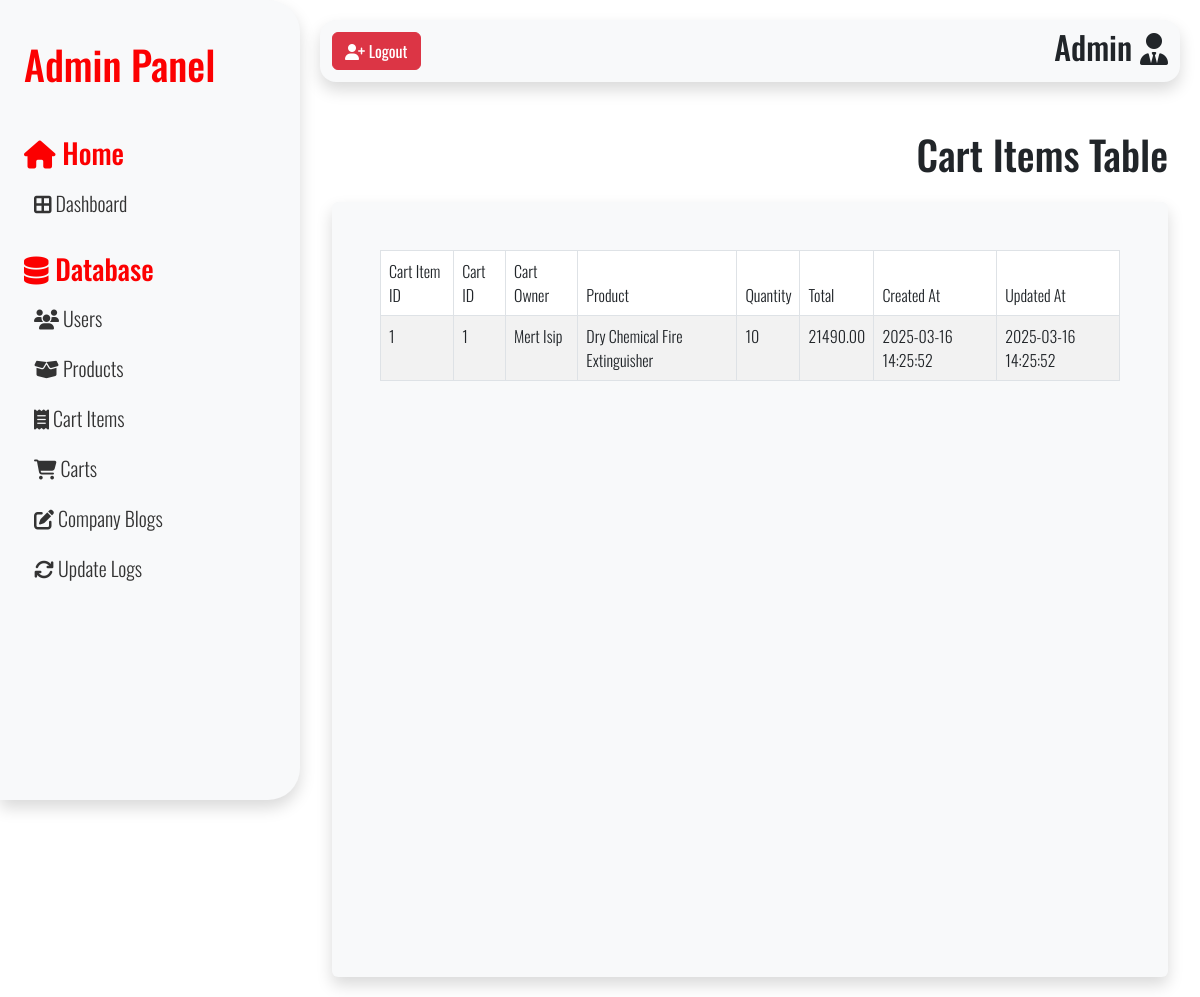
Before: /src/adminIndex.php?page=cartItems (signed in) with the older database file.
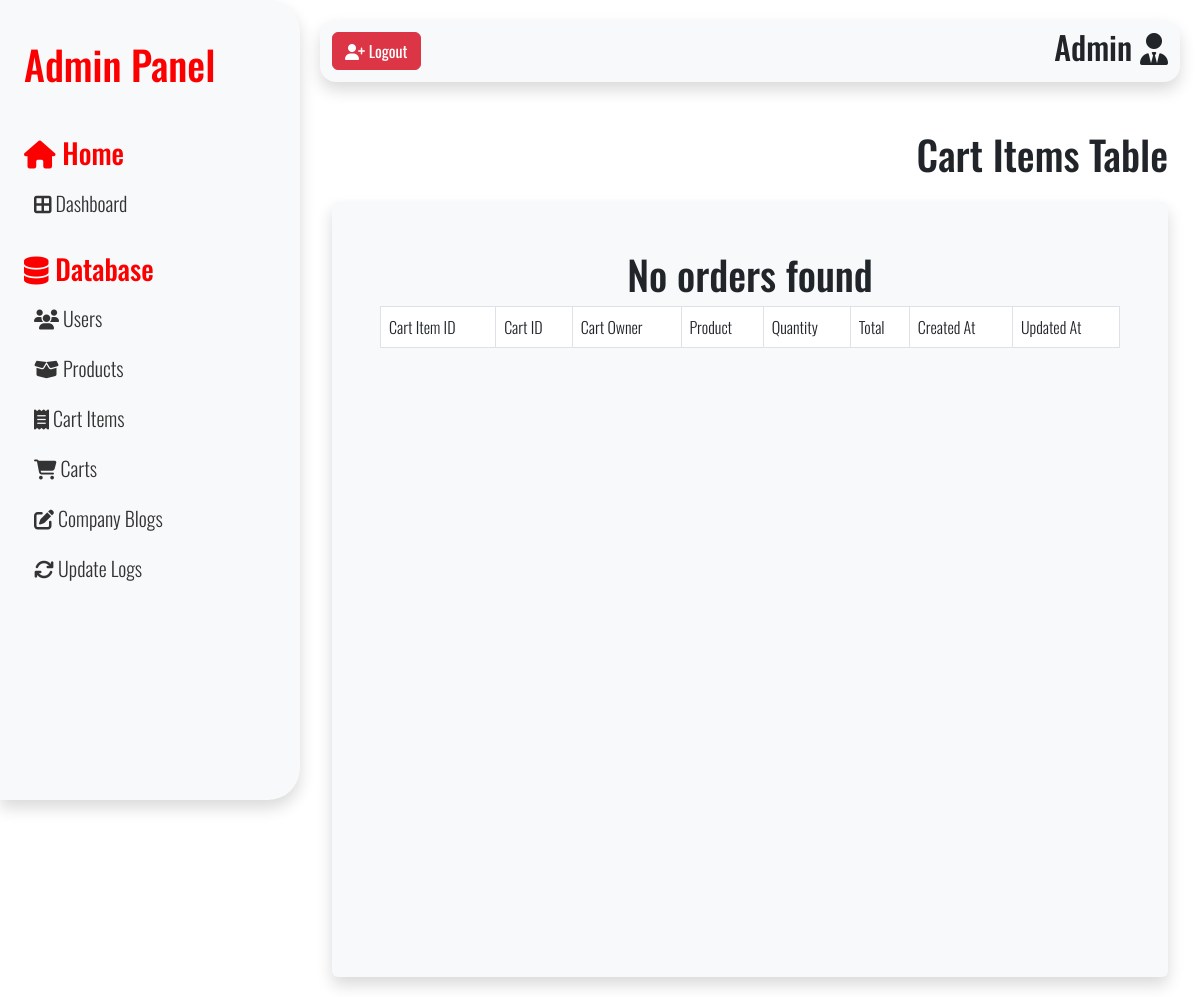
After: the same page with the newer database file.
### tables this page shows
CREATE TABLE `cart_items_tbl` (
  `cartItemID` int(11) NOT NULL AUTO_INCREMENT,
  `cartID` int(11) DEFAULT NULL,
  `productID` int(11) DEFAULT NULL,
  `cartItemQuantity` int(11) NOT NULL,
  `cartItemTotal` decimal(10,2) NOT NULL DEFAULT 0.00,
  `statusID` int(11) DEFAULT NULL,
  `createdAt` datetime NOT NULL DEFAULT current_timestamp(),
  `updatedAt` datetime NOT NULL DEFAULT current_timestamp(),
  PRIMARY KEY (`cartItemID`) USING BTREE,
  KEY `cartItemStatusFK` (`statusID`),
  KEY `cartItemCartFK` (`cartID`),
  KEY `cartItemProductFK` (`productID`),
  CONSTRAINT `cartItemCartFK` FOREIGN KEY (`cartID`) REFERENCES `carts_tbl` (`cartID`) ON DELETE NO ACTION ON UPDATE NO ACTION,
  CONSTRAINT `cartItemProductFK` FOREIGN KEY (`productID`) REFERENCES `products_tbl` (`productID`) ON DELETE NO ACTION ON UPDATE NO ACTION,
  CONSTRAINT `cartItemStatusFK` FOREIGN KEY (`statusID`) REFERENCES `statuses_tbl` (`statusID`) ON DELETE NO ACTION ON UPDATE NO ACTION
);

CREATE TABLE `carts_tbl` (
  `cartID` int(11) NOT NULL AUTO_INCREMENT,
  `userID` int(11) DEFAULT NULL,
  `createdAt` datetime NOT NULL DEFAULT current_timestamp(),
  `updatedAt` datetime NOT NULL DEFAULT current_timestamp(),
  PRIMARY KEY (`cartID`),
  KEY `cartUserFK` (`userID`),
  CONSTRAINT `cartUserFK` FOREIGN KEY (`userID`) REFERENCES `users_tbl` (`userID`) ON DELETE SET NULL ON UPDATE NO ACTION
);

CREATE TABLE `products_tbl` (
  `productID` int(11) NOT NULL AUTO_INCREMENT,
  `userID` int(11) DEFAULT NULL,
  `productName` varchar(50) NOT NULL,
  `productIMG` varchar(100) NOT NULL,
  `categoryID` int(11) DEFAULT NULL,
  `productDesc` text NOT NULL,
  `productPrice` decimal(10,2) NOT NULL DEFAULT 0.00,
  `inStock` int(11) NOT NULL DEFAULT 0,
  `prodSold` int(11) NOT NULL DEFAULT 0,
  `createdAt` datetime NOT NULL DEFAULT current_timestamp(),
  `updatedAt` datetime NOT NULL DEFAULT current_timestamp(),
  PRIMARY KEY (`productID`),
  UNIQUE KEY `productName` (`productName`),
  KEY `productCategoryFK` (`categoryID`) USING BTREE,
  KEY `productUserFK` (`userID`),
  CONSTRAINT `productCategoryFK` FOREIGN KEY (`categoryID`) REFERENCES `categories_tbl` (`categoryID`) ON DELETE SET NULL ON UPDATE NO ACTION,
  CONSTRAINT `productUserFK` FOREIGN KEY (`userID`) REFERENCES `users_tbl` (`userID`) ON DELETE SET NULL ON UPDATE NO ACTION
);

### src/adminPages/cartItemsTable.php (the view, shortened to what this page needs)
<?php
require_once 'weltz_dbconnect.php';
$ordersSQL =
    "SELECT
            ci.*,
            c.*,
            p.productName,
            CONCAT(u.userFname, ' ', u.userLname) AS userFullName,
            cat.categoryName
        FROM
            cart_items_tbl AS ci
        JOIN
            carts_tbl AS c ON ci.cartID = c.cartID
        JOIN
            products_tbl AS p ON ci.productID = p.productID
        JOIN
            users_tbl AS u ON c.userID = u.userID
        JOIN
            categories_tbl AS cat ON p.categoryID = cat.categoryID
    ";
$ordersSQLResult = $conn->query($ordersSQL);
?>
<div class="userTableHeader mb-3 d-flex justify-content-end align-items-center gap-3">
    <h1>Cart Items Table</h1>
</div>
<div class="table-container container-fluid bg-light p-5 rounded shadow">
    <table id="myTable" class="table table-bordered table-striped">
        <thead>
            <tr>
                <th>Cart Item ID</th>
                <th>Cart ID</th>
                <th>Cart Owner</th>
                <th>Product</th>
                <th>Quantity</th>
                <th>Total</th>
                <th>Created At</th>
                <th>Updated At</th>
            </tr>
        </thead>
        <tbody>
            <?php
            if ($ordersSQLResult->num_rows > 0) {
                while ($row = $ordersSQLResult->fetch_assoc()) {
            ?>
                    <tr>
                        <td><?php echo $row['cartItemID'] ?></td>
                        <td><?php echo $row['cartID'] ?></td>
                        <td><?php echo $row['userFullName'] ?></td>
                        <td><?php echo $row['productName'] ?></td>
                        <td><?php echo $row['cartItemQuantity'] ?></td>
                        <td><?php echo $row['cartItemTotal'] ?></td>
                        <td><?php echo  $row['createdAt'] ?></td>
                        <td><?php echo  $row['updatedAt'] ?></td>
                    </tr>
                <?php
                }
            } else {
                ?>
                <h1 class="text-center">No orders found</h1>
            <?php
            }
            ?>
        </tbody>
    </table>
</div>

Changed rows visible on the page:
removed cart_items_tbl: cartItemID "1", cartID.cartID "1", userFullName "Mert Isip", productID.productName "Dry Chemical Fire Extinguisher", cartItemQuantity "10", cartItemTotal "21490.00", cartID.createdAt "2025-03-16 14:25:52", cartID.updatedAt "2025-03-16 14:25:52"
Other visible differences:
text now shown: "No orders found"
